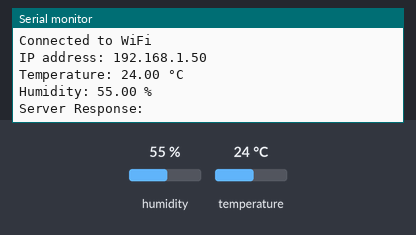
This sketch was run on a simulated ESP32. On the bench: the last lines printed to the serial monitor. The test bench sets the inputs (shaded band); at power-on: humidity 55 %, temperature 24 °C. WiFi joins after 1.5 s; servers stay silent unless stated; uploads are accepted with an empty reply.

Above: at 2.7 s.
2.8 s: humidity set to 22 %
At 11.88 s:
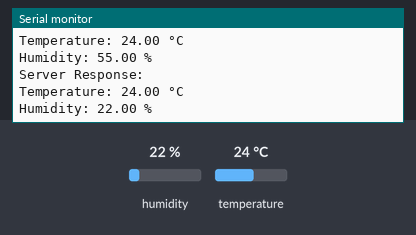
13.0 s: temperature set to 12 °C
At 22.9 s:
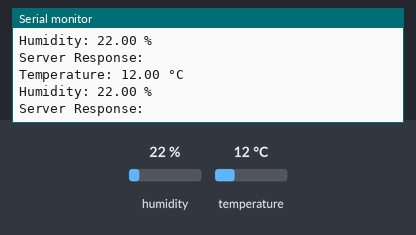
23.2 s: humidity set to 40 %
At 32.7 s:
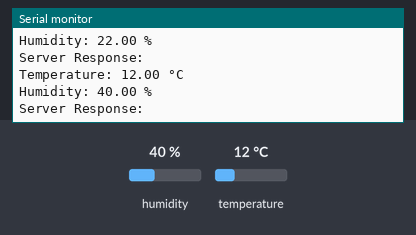
Timing chart, 0 to 34.2 s (numbered marks = the images above; inputs shaded):
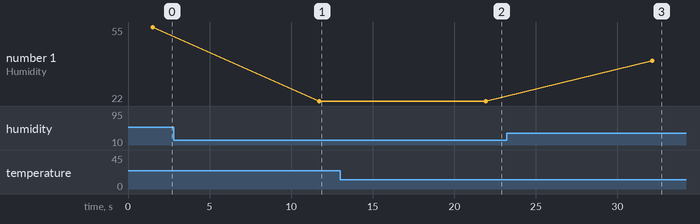

The sketch:

DHT_sensor_server.ino
```cpp
#include <WiFi.h>
#include <HTTPClient.h>
#include "DHTesp.h"

#define DHTPIN 14 // Define the GPIO pin connected to the DHT sensor
DHTesp dht;

const char* ssid = "Koldzo Wi-Fi";       // Enter your WiFi network name
const char* password = "koldzokoldzo"; // Enter your WiFi network password

const char* serverEndpoint = "http://your-server.com/endpoint"; // Replace with your endpoint URL

void sendToServer(float temperature, float humidity);

void setup() {
  Serial.begin(115200);

  // Initialize the DHT sensor
  dht.setup(DHTPIN, DHTesp::DHT11);

  // Connect to WiFi
  WiFi.begin(ssid, password);
  Serial.print("Connecting to WiFi");
  while (WiFi.status() != WL_CONNECTED) {
    delay(500);
    Serial.print(".");
  }
  Serial.println("\nConnected to WiFi");
  Serial.print("IP address: ");
  Serial.println(WiFi.localIP());
}

void loop() {
  TempAndHumidity data = dht.getTempAndHumidity();

  // Check if the readings are valid
  if (isnan(data.temperature) || isnan(data.humidity)) {
    Serial.println("Failed to read from DHT sensor!");
    return;
  }

  // Print the temperature and humidity readings to the Serial Monitor
  Serial.print("Temperature: ");
  Serial.print(data.temperature);
  Serial.println(" °C");

  Serial.print("Humidity: ");
  Serial.print(data.humidity);
  Serial.println(" %");

  // Send temperature and humidity to the server
  sendToServer(data.temperature, data.humidity);

  delay(10000); // Wait 10 seconds before sending the next request
}

// Function to send data to the server
void sendToServer(float temperature, float humidity) {
  if (WiFi.status() == WL_CONNECTED) {
    HTTPClient http;

    // Create a JSON string with the data
    String jsonData = "{";
    jsonData += "\"temperature\": " + String(temperature) + ",";
    jsonData += "\"humidity\": " + String(humidity);
    jsonData += "}";

    // Start the connection to the server
    http.begin(serverEndpoint);
    http.addHeader("Content-Type", "application/json"); // Specify JSON content type

    int httpResponseCode = http.POST(jsonData); // Send POST request

    if (httpResponseCode > 0) {
      // Print the server response
      String response = http.getString();
      Serial.println("Server Response:");
      Serial.println(response);
    } else {
      // Print the error
      Serial.print("Error sending data: ");
      Serial.println(httpResponseCode);
    }

    http.end(); // Close the connection
  } else {
    Serial.println("WiFi not connected");
  }
}
```

Measured:
- after the input at 2.8 s, the serial monitor: prints a new line after 8.9 s (image 1)
- after the input at 13.0 s, the serial monitor: prints a new line after 8.9 s (image 2)
- after the input at 23.2 s, the serial monitor: prints a new line after 8.9 s (image 3)
- plotted number 1: 55 → 22 after the input at 2.8 s, 22 → 40 after the input at 23.2 s
